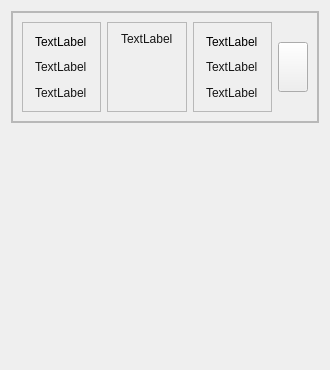
          <widget class="QWidget" name="scrollAreaWidgetContents_flight">
           <property name="geometry">
            <rect>
             <x>0</x>
             <y>0</y>
             <width>330</width>
             <height>370</height>
            </rect>
           </property>
           <layout class="QVBoxLayout" name="verticalLayout_14">
            <item alignment="Qt::AlignTop">
             <widget class="QFrame" name="parentFrameFlightB">
              <property name="frameShape">
               <enum>QFrame::StyledPanel</enum>
              </property>
              <property name="frameShadow">
               <enum>QFrame::Raised</enum>
              </property>
              <layout class="QVBoxLayout" name="verticalLayout_15">
               <property name="leftMargin">
                <number>0</number>
               </property>
               <property name="topMargin">
                <number>0</number>
               </property>
               <property name="rightMargin">
                <number>0</number>
               </property>
               <property name="bottomMargin">
                <number>0</number>
               </property>
               <item>
                <widget class="QFrame" name="modelFrameFlightB">
                 <property name="frameShape">
                  <enum>QFrame::StyledPanel</enum>
                 </property>
                 <property name="frameShadow">
                  <enum>QFrame::Raised</enum>
                 </property>
                 <layout class="QHBoxLayout" name="horizontalLayout_30">
                  <item>
                   <widget class="QFrame" name="frame_25">
                    <property name="frameShape">
                     <enum>QFrame::StyledPanel</enum>
                    </property>
                    <property name="frameShadow">
                     <enum>QFrame::Raised</enum>
                    </property>
                    <layout class="QVBoxLayout" name="verticalLayout_55">
                     <item alignment="Qt::AlignHCenter">
                      <widget class="QLabel" name="departureAirportConfirm_2">
                       <property name="text">
                        <string>TextLabel</string>
                       </property>
                      </widget>
                     </item>
                     <item alignment="Qt::AlignHCenter">
                      <widget class="QLabel" name="departureDateConfirm_2">
                       <property name="styleSheet">
                        <string notr="true">QLabel{
	color: rgb(21, 21, 21);
	font: 12px &quot;Google Sans&quot;;
}</string>
                       </property>
                       <property name="text">
                        <string>TextLabel</string>
                       </property>
                      </widget>
                     </item>
                     <item alignment="Qt::AlignHCenter">
                      <widget class="QLabel" name="departureTimeConfirm_2">
                       <property name="styleSheet">
                        <string notr="true">QLabel{
	color: rgb(21, 21, 21);
	font: 12px &quot;Google Sans&quot;;
}</string>
                       </property>
                       <property name="text">
                        <string>TextLabel</string>
                       </property>
                      </widget>
                     </item>
                    </layout>
                   </widget>
                  </item>
                  <item>
                   <widget class="QFrame" name="frame_26">
                    <property name="frameShape">
                     <enum>QFrame::StyledPanel</enum>
                    </property>
                    <property name="frameShadow">
                     <enum>QFrame::Raised</enum>
                    </property>
                    <layout class="QVBoxLayout" name="verticalLayout_56">
                     <item alignment="Qt::AlignHCenter">
                      <widget class="QLabel" name="fareConfirmFlight_2">
                       <property name="styleSheet">
                        <string notr="true">QLabel{
	color: rgb(21, 21, 21);
	font: 12px &quot;Google Sans&quot;;
}</string>
                       </property>
                       <property name="text">
                        <string>TextLabel</string>
                       </property>
                      </widget>
                     </item>
                     <item alignment="Qt::AlignHCenter">
                      <widget class="QLabel" name="label_29">
                       <property name="minimumSize">
                        <size>
                         <width>50</width>
                         <height>50</height>
                        </size>
                       </property>
                       <property name="maximumSize">
                        <size>
                         <width>50</width>
                         <height>50</height>
                        </size>
                       </property>
                       <property name="text">
                        <string/>
                       </property>
                       <property name="pixmap">
                        <pixmap>../img/right-arrow.png</pixmap>
                       </property>
                       <property name="scaledContents">
                        <bool>true</bool>
                       </property>
                      </widget>
                     </item>
                    </layout>
                   </widget>
                  </item>
                  <item>
                   <widget class="QFrame" name="frame_27">
                    <property name="frameShape">
                     <enum>QFrame::StyledPanel</enum>
                    </property>
                    <property name="frameShadow">
                     <enum>QFrame::Raised</enum>
                    </property>
                    <layout class="QVBoxLayout" name="verticalLayout_57">
                     <item alignment="Qt::AlignHCenter">
                      <widget class="QLabel" name="arrivalAirportConfirm_2">
                       <property name="text">
                        <string>TextLabel</string>
                       </property>
                      </widget>
                     </item>
                     <item alignment="Qt::AlignHCenter">
                      <widget class="QLabel" name="arrivalDateConfirm_2">
                       <property name="styleSheet">
                        <string notr="true">QLabel{
	color: rgb(21, 21, 21);
	font: 12px &quot;Google Sans&quot;;
}</string>
                       </property>
                       <property name="text">
                        <string>TextLabel</string>
                       </property>
                      </widget>
                     </item>
                     <item alignment="Qt::AlignHCenter">
                      <widget class="QLabel" name="arrivalTimeConfirm_2">
                       <property name="styleSheet">
                        <string notr="true">QLabel{
	color: rgb(21, 21, 21);
	font: 12px &quot;Google Sans&quot;;
}</string>
                       </property>
                       <property name="text">
                        <string>TextLabel</string>
                       </property>
                      </widget>
                     </item>
                    </layout>
                   </widget>
                  </item>
                  <item>
                   <widget class="QPushButton" name="pushButton_3">
                    <property name="minimumSize">
                     <size>
                      <width>30</width>
                      <height>50</height>
                     </size>
                    </property>
                    <property name="maximumSize">
                     <size>
                      <width>30</width>
                      <height>50</height>
                     </size>
                    </property>
                    <property name="text">
                     <string/>
                    </property>
                    <property name="icon">
                     <iconset>
                      <normaloff>../img/feather/trash.svg</normaloff>../img/feather/trash.svg</iconset>
                    </property>
                    <property name="iconSize">
                     <size>
                      <width>20</width>
                      <height>50</height>
                     </size>
                    </property>
                   </widget>
                  </item>
                 </layout>
                </widget>
               </item>
              </layout>
             </widget>
            </item>
           </layout>
          </widget>
